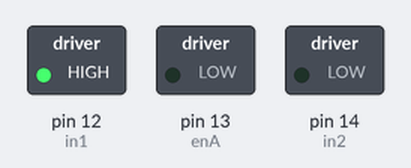
Simulated run of this sketch. Board: Arduino Uno, built with avr-gcc and run on an emulated ATmega328P. Parts: switched loads named in the sketch (green lamp = pin HIGH). Dashed ring = blinking.

Above: at 0.19 s.
Timing chart, 0 to 5.3 s (numbered marks = the images above):
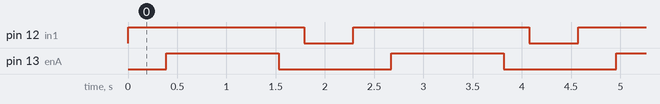

The sketch:

VibrationPatterns.ino
```cpp
// Motor connections
const int enA = 13;
const int in1 = 12;
const int in2 = 14;

void setup() {
  // Set all the pins as outputs
  pinMode(enA, OUTPUT);
  pinMode(in1, OUTPUT);
  pinMode(in2, OUTPUT);

  // Turn off the motor to start with
  analogWrite(enA, 0);
  digitalWrite(in1, LOW);
  digitalWrite(in2, LOW);

  Serial.begin(115200);
}

void loop() {
  // Set motor direction
  forward();

  // Ramp from 0 -> 255 over 1 second
  rampUp(1000);

  // Run at full speed for 0.5 seconds
  analogWrite(enA, 255);
  delay(500);

  // Ramp from 255 -> 0 over 0.6 seconds
  rampDown(600);

  // Remain off for 0.5 seconds
  stop();
  delay(500);
}

void forward() {
  digitalWrite(in1, HIGH);
  digitalWrite(in2, LOW);
}

void backward() {
  digitalWrite(in1, LOW);
  digitalWrite(in2, HIGH);
}

void stop() {
  analogWrite(enA, 0);
  digitalWrite(in1, LOW);
  digitalWrite(in2, LOW);
}

// Ramp motor from 0 to 255
void rampUp(int duration) {
  const int steps = 255;
  int stepDelay = duration / steps;

  for (int pwm = 0; pwm <= 255; pwm++) {
    analogWrite(enA, pwm);
    delay(stepDelay);
  }
}

// Ramp motor from 255 to 0
void rampDown(int duration) {
  const int steps = 255;
  int stepDelay = duration / steps;

  for (int pwm = 255; pwm >= 0; pwm--) {
    analogWrite(enA, pwm);
    delay(stepDelay);
  }
}
```

Measured:
- by itself, pin 12 (in1): alternates HIGH for 1.8 s and LOW for 0.50 s
- by itself, pin 13 (enA): alternates HIGH for 1.1 s and LOW for 1.1 s
- by itself, everything shown: repeats every 2.3 s, in 4 steps
